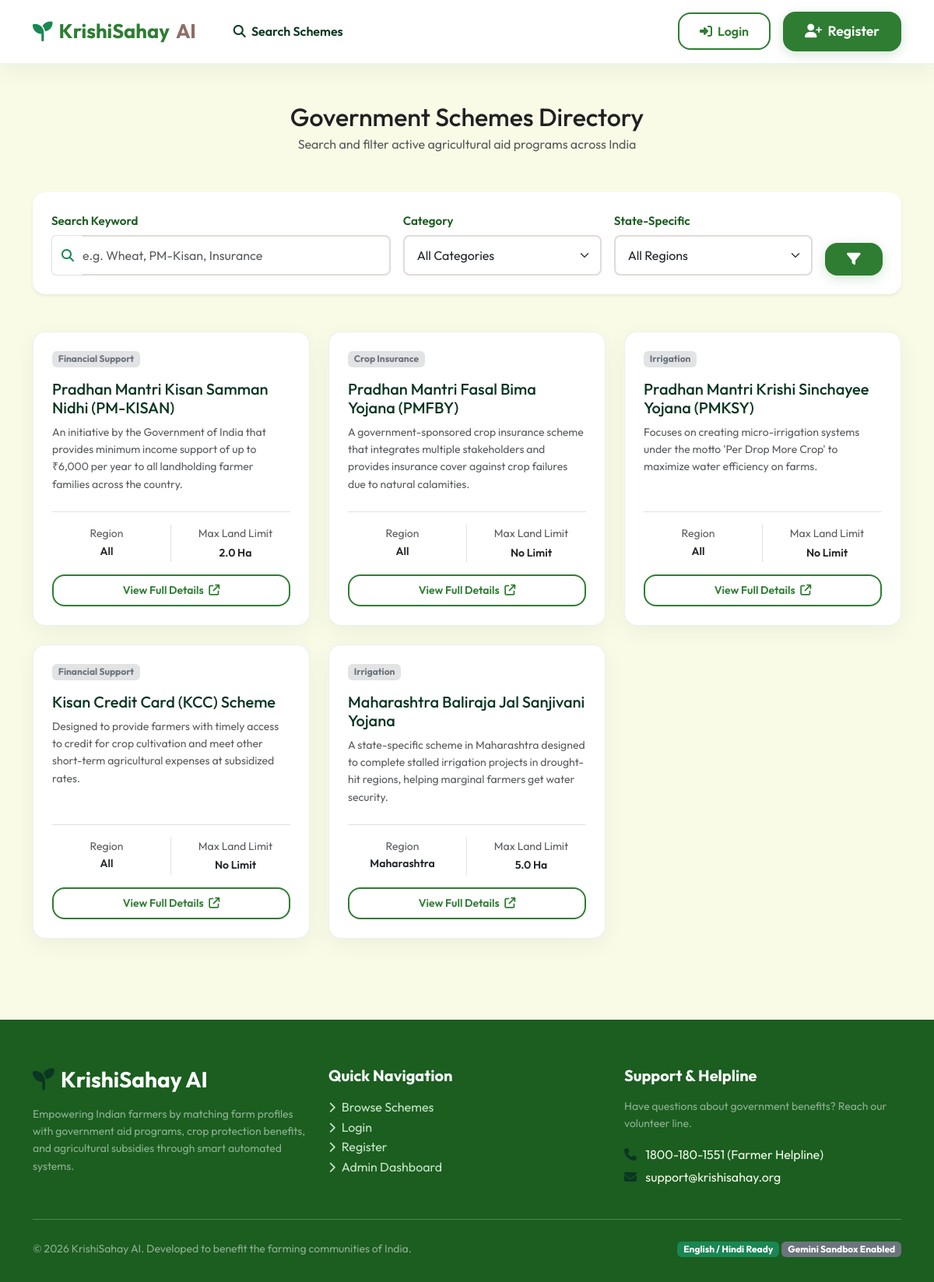
/schemes/, run on the app's committed database.
### app/models.py (models this page shows, shortened)
class Scheme(db.Model):
    __tablename__ = 'schemes'
    id = db.Column(db.Integer, primary_key=True)
    name = db.Column(db.String(128), unique=True, nullable=False)
    description = db.Column(db.Text, nullable=False)
    category = db.Column(db.String(64), nullable=False) # Financial, Insurance, Irrigation, Equipment, etc.
    state_specific = db.Column(db.String(64), nullable=True) # "All" or State Name
    target_category = db.Column(db.String(64), nullable=True) # e.g. "SC/ST", "Women", "Small/Marginal", "All"
    min_age = db.Column(db.Integer, default=0)
    max_land_size = db.Column(db.Float, nullable=True) # in hectares
    max_income = db.Column(db.Float, nullable=True) # in Rupees
    required_crops = db.Column(db.String(256), nullable=True) # comma-separated, optional
    benefits = db.Column(db.Text, nullable=False) # description of benefits
    required_documents = db.Column(db.Text, nullable=False) # newline/comma-separated documents needed
    application_steps = db.Column(db.Text, nullable=False) # step by step guide
    official_link = db.Column(db.String(256), nullable=True)

### app/routes/schemes.py (the view)
@schemes_bp.route('/')
def list_schemes():
    query = request.args.get('q', '').strip()
    category = request.args.get('category', '').strip()
    state = request.args.get('state', '').strip()
    scheme_query = Scheme.query
    if query:
        scheme_query = scheme_query.filter(
            (Scheme.name.like(f"%{query}%")) |
            (Scheme.description.like(f"%{query}%")) |
            (Scheme.required_crops.like(f"%{query}%"))
        )
    if category:
        scheme_query = scheme_query.filter(Scheme.category == category)
    if state:
        scheme_query = scheme_query.filter(
            (Scheme.state_specific == state) | (Scheme.state_specific == 'All')
        )
    schemes = scheme_query.all()
    categories = db_categories = [r[0] for r in Scheme.query.with_entities(Scheme.category).distinct().all()]
    states = [r[0] for r in Scheme.query.with_entities(Scheme.state_specific).distinct().all() if r[0] and r[0] != 'All']
    eligibility_map = {}
    if current_user.is_authenticated:
        for s in schemes:
            eligibility_map[s.id] = calculate_eligibility(current_user, s)
    return render_template(
        'schemes.html',
        schemes=schemes,
        categories=categories,
        states=states,
        selected_category=category,
        selected_state=state,
        query=query,
        eligibility_map=eligibility_map
    )

### app/templates/schemes.html (shortened to what this page needs)
{% extends "base.html" %}
{% block content %}
<div class="container py-4 mt-3">
    <div class="text-center mb-5">
        <h1 class="h2 mb-1">Government Schemes Directory</h1>
        <p class="text-muted">Search and filter active agricultural aid programs across India</p>
    </div>
    <div class="card-custom p-4 bg-white mb-5 shadow-sm border-0">
        <form action="{{ url_for('schemes.list_schemes') }}" method="GET" class="row g-3">
            <div class="col-md-5">
                <label for="q" class="form-label form-label-custom">Search Keyword</label>
                <div class="input-group">
                    <span class="input-group-text bg-white border-end-0 text-success"><i class="fa-solid fa-search"></i></span>
                    <input type="text"
                           name="q"
                           id="q"
                           class="form-control form-control-custom border-start-0 ps-0"
                           placeholder="e.g. Wheat, PM-Kisan, Insurance"
                           value="{{ query }}">
                </div>
            </div>
            <div class="col-md-3">
                <label for="category" class="form-label form-label-custom">Category</label>
                <select name="category" id="category" class="form-select form-control-custom">
                    <option value="">All Categories</option>
                </select>
            </div>
            <div class="col-md-3">
                <label for="state" class="form-label form-label-custom">State-Specific</label>
                <select name="state" id="state" class="form-select form-control-custom">
                    <option value="">All Regions</option>
                </select>
            </div>
            <div class="col-md-1 d-flex align-items-end">
                <button type="submit" class="btn btn-primary-custom w-100 py-2 px-0 text-center">
                    <i class="fa-solid fa-filter"></i>
                </button>
            </div>
        </form>
    </div>
    <div class="row g-4">
        {% if schemes %}
            {% for scheme in schemes %}
                <div class="col-md-6 col-lg-4">
                    <div class="card-custom bg-white h-100 d-flex flex-column justify-content-between p-4">
                        <div>
                            <div class="d-flex justify-content-between align-items-start mb-3">
                                <span class="badge bg-secondary-subtle text-secondary">{{ scheme.category }}</span>
                            </div>
                            <h4 class="h5 mb-2 text-success-emphasis text-truncate-2">{{ scheme.name }}</h4>
                            <p class="text-muted small mb-4 text-truncate-4">{{ scheme.description }}</p>
                        </div>
                        <div class="border-top pt-3">
                            <div class="row text-center mb-3">
                                <div class="col-6 border-end">
                                    <small class="d-block text-muted">Region</small>
                                    <span class="fw-semibold text-dark small text-truncate d-block">{{ scheme.state_specific or 'All India' }}</span>
                                </div>
                                <div class="col-6">
                                    <small class="d-block text-muted">Max Land Limit</small>
                                    <span class="fw-semibold text-dark small">
                                        {% if scheme.max_land_size %}
                                            {{ scheme.max_land_size }} Ha
                                        {% else %}
                                            No Limit
                                        {% endif %}
                                    </span>
                                </div>
                            </div>
                            <div class="d-grid">
                                <a href="{{ url_for('schemes.detail', scheme_id=scheme.id) }}" class="btn btn-outline-custom btn-sm py-2">
                                    View Full Details <i class="fa-solid fa-arrow-up-right-from-square ms-1"></i>
                                </a>
                            </div>
                        </div>
                    </div>
                </div>
            {% endfor %}
        {% endif %}
    </div>
</div>
{% endblock %}

### app/templates/base.html (shortened to what this page needs)
<!DOCTYPE html>
<html lang="en">
<head>
    <link href="https://cdn.jsdelivr.net/npm/bootstrap@5.3.0/dist/css/bootstrap.min.css" rel="stylesheet">
    <link href="https://cdnjs.cloudflare.com/ajax/libs/font-awesome/6.4.0/css/all.min.css" rel="stylesheet">
    <link href="{{ url_for('static', filename='css/style.css') }}" rel="stylesheet">
</head>
<body>
    <nav class="navbar navbar-expand-lg navbar-custom sticky-top">
        <div class="container">
            <a class="navbar-brand navbar-brand-custom" href="{{ url_for('dashboard.landing') }}">
                <i class="fa-solid fa-seedling text-success"></i> KrishiSahay <span>AI</span>
            </a>
            <div class="collapse navbar-collapse" id="navbarContent">
                <ul class="navbar-nav me-auto mb-2 mb-lg-0 ms-lg-4">
                    <li class="nav-item">
                        <a class="nav-link fw-semibold text-success-emphasis" href="{{ url_for('schemes.list_schemes') }}">
                            <i class="fa-solid fa-search me-1"></i> Search Schemes
                        </a>
                    </li>
                </ul>
                <div class="d-flex align-items-center gap-3">
                    {% if current_user.is_authenticated %}
                        <a href="{{ url_for('dashboard.index') }}" class="btn btn-outline-custom">
                            <i class="fa-solid fa-user me-1"></i> {{ current_user.full_name.split(' ')[0] }}
                        </a>
                        <a href="{{ url_for('admin.dashboard') }}" class="btn btn-sm btn-outline-secondary" title="Admin Portal">
                            <i class="fa-solid fa-lock"></i>
                        </a>
                        <a href="{{ url_for('auth.logout') }}" class="btn btn-secondary-custom">
                            <i class="fa-solid fa-sign-out-alt me-1"></i> Logout
                        </a>
                    {% else %}
                        <a href="{{ url_for('auth.login') }}" class="btn btn-outline-custom">
                            <i class="fa-solid fa-sign-in-alt me-1"></i> Login
                        </a>
                        <a href="{{ url_for('auth.register') }}" class="btn btn-primary-custom">
                            <i class="fa-solid fa-user-plus me-1"></i> Register
                        </a>
                    {% endif %}
                </div>
            </div>
        </div>
    </nav>
    <main class="min-vh-100">
        {% block content %}{% endblock %}
    </main>
    <footer class="footer-section">
        <div class="container">
            <div class="row g-4">
                <div class="col-lg-4 col-md-6">
                    <h3 class="text-white mb-3"><i class="fa-solid fa-seedling text-success-emphasis me-2"></i>KrishiSahay AI</h3>
                    <p class="small text-white-50">Empowering Indian farmers by matching farm profiles with government aid programs, crop protection benefits, and agricultural subsidies through smart automated systems.</p>
                </div>
                <div class="col-lg-4 col-md-6">
                    <h5 class="text-white mb-3">Quick Navigation</h5>
                    <ul class="list-unstyled">
                        <li><a href="{{ url_for('schemes.list_schemes') }}"><i class="fa-solid fa-chevron-right small me-2"></i>Browse Schemes</a></li>
                        {% if current_user.is_authenticated %}
                            <li><a href="{{ url_for('dashboard.index') }}"><i class="fa-solid fa-chevron-right small me-2"></i>Farmer Dashboard</a></li>
                            <li><a href="{{ url_for('chatbot.ask_ai') }}"><i class="fa-solid fa-chevron-right small me-2"></i>Ask AI Assistant</a></li>
                            <li><a href="{{ url_for('upload.upload_center') }}"><i class="fa-solid fa-chevron-right small me-2"></i>Upload Center</a></li>
                        {% else %}
                            <li><a href="{{ url_for('auth.login') }}"><i class="fa-solid fa-chevron-right small me-2"></i>Login</a></li>
                            <li><a href="{{ url_for('auth.register') }}"><i class="fa-solid fa-chevron-right small me-2"></i>Register</a></li>
                        {% endif %}
                        <li><a href="{{ url_for('admin.dashboard') }}"><i class="fa-solid fa-chevron-right small me-2"></i>Admin Dashboard</a></li>
                    </ul>
                </div>
                <div class="col-lg-4 col-md-12">
                    <h5 class="text-white mb-3">Support & Helpline</h5>
                    <p class="small text-white-50">Have questions about government benefits? Reach our volunteer line.</p>
                    <p class="mb-1"><i class="fa-solid fa-phone me-2 text-success-emphasis"></i> 1800-180-1551 (Farmer Helpline)</p>
                    <p><i class="fa-solid fa-envelope me-2 text-success-emphasis"></i> support@krishisahay.org</p>
                </div>
            </div>
            <hr class="my-4 bg-white opacity-25">
            <div class="row align-items-center">
                <div class="col-md-6 text-center text-md-start">
                    <p class="small text-white-50 mb-0">&copy; 2026 KrishiSahay AI. Developed to benefit the farming communities of India.</p>
                </div>
                <div class="col-md-6 text-center text-md-end mt-2 mt-md-0">
                    <span class="badge bg-success text-white">English / Hindi Ready</span>
                    <span class="badge bg-secondary text-white">Gemini Sandbox Enabled</span>
                </div>
            </div>
        </div>
    </footer>
</body>
</html>

### app/static/css/style.css (style rules this page uses)
:root { --primary-green: #2e7d32; --primary-light: #e8f5e9; --primary-dark: #1b5e20; --earth-brown: #8d6e63; --earth-light: #efebe9; --accent-orange: #e65100; --bg-light: #f9fbe7; --text-dark: #212121; --text-muted: #616161; --white: #ffffff; --border-radius-sm: 8px; --border-radius-md: 16px; --border-radius-lg: 24px; --transition-smooth: all 0.3s cubic-bezier(0.4, 0, 0.2, 1); --shadow-soft: 0 8px 30px rgba(0, 0, 0, 0.05); --shadow-card: 0 12px 24px rgba(46, 125, 50, 0.08); }
body { font-family: 'Outfit', sans-serif; background-color: var(--bg-light); color: var(--text-dark); line-height: 1.6; }
h1, h2, h3, h4, h5, h6 { font-weight: 700; color: var(--primary-dark); }
.btn-primary-custom { background-color: var(--primary-green); color: var(--white); border: none; border-radius: var(--border-radius-md); padding: 12px 28px; font-weight: 600; font-size: 1.1rem; box-shadow: 0 4px 15px rgba(46, 125, 50, 0.2); transition: var(--transition-smooth); }
.btn-outline-custom { border: 2px solid var(--primary-green); color: var(--primary-green); background-color: transparent; border-radius: var(--border-radius-md); padding: 10px 26px; font-weight: 600; transition: var(--transition-smooth); }
.card-custom { background: var(--white); border: 1px solid rgba(46, 125, 50, 0.1); border-radius: var(--border-radius-md); box-shadow: var(--shadow-soft); transition: var(--transition-smooth); overflow: hidden; }
.navbar-custom { background-color: var(--white); border-bottom: 2px solid var(--primary-light); box-shadow: var(--shadow-soft); padding: 15px 0; }
.navbar-brand-custom { font-weight: 700; font-size: 1.6rem; color: var(--primary-green) !important; display: flex; align-items: center; gap: 8px; }
.navbar-brand-custom span { color: var(--earth-brown); }
.form-control-custom { border-radius: var(--border-radius-sm); border: 2px solid rgba(141, 110, 99, 0.25); padding: 12px 16px; font-size: 1rem; transition: var(--transition-smooth); }
.form-label-custom { font-weight: 600; color: var(--primary-dark); margin-bottom: 6px; font-size: 0.95rem; }
.footer-section { background-color: var(--primary-dark); color: #f1f8e9; padding: 60px 0 30px 0; margin-top: 80px; }
.footer-section a { color: #c8e6c9; text-decoration: none; transition: var(--transition-smooth); }

### data on the page
Scheme: category "Financial Support", name "Pradhan Mantri Kisan Samman Nidhi (PM-KISAN)", description "An initiative by the Government of India that provides minimum income support of up to ₹6,000 per year to all landholding farmer families across the country.", state_specific "All", max_land_size "2.0"
Scheme: category "Crop Insurance", name "Pradhan Mantri Fasal Bima Yojana (PMFBY)", description "A government-sponsored crop insurance scheme that integrates multiple stakeholders and provides insurance cover against crop failures due to natural calamities.", state_specific "All", shows "No Limit"
Scheme: category "Irrigation", name "Pradhan Mantri Krishi Sinchayee Yojana (PMKSY)", description "Focuses on creating micro-irrigation systems under the motto 'Per Drop More Crop' to maximize water efficiency on farms.", state_specific "All", shows "No Limit"
Scheme: category "Financial Support", name "Kisan Credit Card (KCC) Scheme", description "Designed to provide farmers with timely access to credit for crop cultivation and meet other short-term agricultural expenses at subsidized rates.", state_specific "All", shows "No Limit"
Scheme: category "Irrigation", name "Maharashtra Baliraja Jal Sanjivani Yojana", description "A state-specific scheme in Maharashtra designed to complete stalled irrigation projects in drought-hit regions, helping marginal farmers get water security.", state_specific "Maharashtra", max_land_size "5.0"
